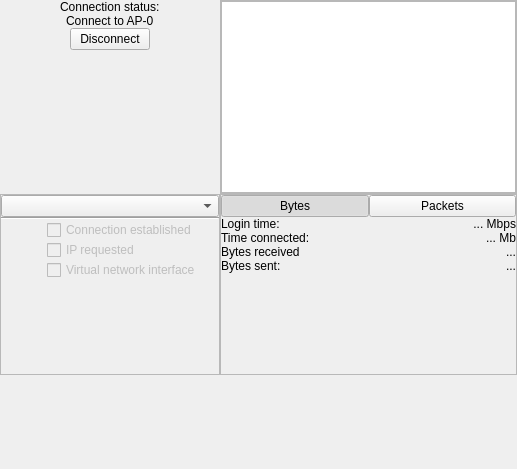
<?xml version="1.0" encoding="UTF-8"?>
<ui version="4.0">
 <class>MainScreen</class>
 <widget class="QWidget" name="MainScreen">
  <property name="geometry">
   <rect>
    <x>0</x>
    <y>0</y>
    <width>517</width>
    <height>469</height>
   </rect>
  </property>
  <property name="windowTitle">
   <string>Form</string>
  </property>
  <layout class="QGridLayout" name="gridLayout">
   <property name="leftMargin">
    <number>0</number>
   </property>
   <property name="topMargin">
    <number>0</number>
   </property>
   <property name="rightMargin">
    <number>0</number>
   </property>
   <property name="bottomMargin">
    <number>0</number>
   </property>
   <property name="spacing">
    <number>0</number>
   </property>
   <item row="0" column="1">
    <widget class="QFrame" name="frmChart">
     <property name="minimumSize">
      <size>
       <width>220</width>
       <height>145</height>
      </size>
     </property>
     <property name="frameShape">
      <enum>QFrame::StyledPanel</enum>
     </property>
     <property name="frameShadow">
      <enum>QFrame::Raised</enum>
     </property>
     <layout class="QVBoxLayout" name="verticalLayout_3">
      <property name="spacing">
       <number>0</number>
      </property>
      <property name="leftMargin">
       <number>0</number>
      </property>
      <property name="topMargin">
       <number>0</number>
      </property>
      <property name="rightMargin">
       <number>0</number>
      </property>
      <property name="bottomMargin">
       <number>0</number>
      </property>
      <item>
       <widget class="QGraphicsView" name="graphicsView"/>
      </item>
     </layout>
    </widget>
   </item>
   <item row="0" column="0">
    <widget class="QFrame" name="frmConnection">
     <property name="minimumSize">
      <size>
       <width>220</width>
       <height>145</height>
      </size>
     </property>
     <layout class="QVBoxLayout" name="verticalLayout">
      <property name="spacing">
       <number>0</number>
      </property>
      <property name="leftMargin">
       <number>0</number>
      </property>
      <property name="topMargin">
       <number>0</number>
      </property>
      <property name="rightMargin">
       <number>0</number>
      </property>
      <property name="bottomMargin">
       <number>0</number>
      </property>
      <item alignment="Qt::AlignHCenter">
       <widget class="QLabel" name="lblCaptionStatus">
        <property name="text">
         <string>Connection status:</string>
        </property>
       </widget>
      </item>
      <item alignment="Qt::AlignHCenter">
       <widget class="QLabel" name="lblStatusMessage">
        <property name="text">
         <string>Connect to AP-0</string>
        </property>
       </widget>
      </item>
      <item alignment="Qt::AlignHCenter">
       <widget class="CustomPlacementButton" name="btnConnection">
        <property name="text">
         <string>Disconnect</string>
        </property>
       </widget>
      </item>
      <item>
       <spacer name="verticalSpacer">
        <property name="orientation">
         <enum>Qt::Vertical</enum>
        </property>
        <property name="sizeHint" stdset="0">
         <size>
          <width>20</width>
          <height>40</height>
         </size>
        </property>
       </spacer>
      </item>
     </layout>
    </widget>
   </item>
   <item row="1" column="1">
    <widget class="QFrame" name="frmStatistics">
     <property name="minimumSize">
      <size>
       <width>220</width>
       <height>145</height>
      </size>
     </property>
     <property name="frameShape">
      <enum>QFrame::StyledPanel</enum>
     </property>
     <property name="frameShadow">
      <enum>QFrame::Raised</enum>
     </property>
     <layout class="QVBoxLayout" name="verticalLayout_4">
      <property name="spacing">
       <number>0</number>
      </property>
      <property name="leftMargin">
       <number>0</number>
      </property>
      <property name="topMargin">
       <number>0</number>
      </property>
      <property name="rightMargin">
       <number>0</number>
      </property>
      <property name="bottomMargin">
       <number>0</number>
      </property>
      <item>
       <widget class="QWidget" name="wgtTabs" native="true">
        <layout class="QHBoxLayout" name="horizontalLayout">
         <property name="spacing">
          <number>0</number>
         </property>
         <property name="leftMargin">
          <number>0</number>
         </property>
         <property name="topMargin">
          <number>0</number>
         </property>
         <property name="rightMargin">
          <number>0</number>
         </property>
         <property name="bottomMargin">
          <number>0</number>
         </property>
         <item>
          <widget class="QPushButton" name="btnBytes">
           <property name="text">
            <string>Bytes</string>
           </property>
           <property name="checkable">
            <bool>true</bool>
           </property>
           <property name="checked">
            <bool>true</bool>
           </property>
          </widget>
         </item>
         <item>
          <widget class="QPushButton" name="btnPackets">
           <property name="text">
            <string>Packets</string>
           </property>
           <property name="checkable">
            <bool>true</bool>
           </property>
          </widget>
         </item>
        </layout>
       </widget>
      </item>
      <item>
       <widget class="QWidget" name="wgtStatistics" native="true">
        <layout class="QFormLayout" name="formLayout_4">
         <property name="horizontalSpacing">
          <number>0</number>
         </property>
         <property name="verticalSpacing">
          <number>0</number>
         </property>
         <property name="leftMargin">
          <number>0</number>
         </property>
         <property name="topMargin">
          <number>0</number>
         </property>
         <property name="rightMargin">
          <number>0</number>
         </property>
         <property name="bottomMargin">
          <number>0</number>
         </property>
         <item row="1" column="0">
          <widget class="QLabel" name="lblLoginTimeTitle">
           <property name="text">
            <string>Login time:</string>
           </property>
          </widget>
         </item>
         <item row="1" column="1">
          <widget class="QLabel" name="lblLoginTime">
           <property name="text">
            <string>... Mbps</string>
           </property>
           <property name="alignment">
            <set>Qt::AlignRight|Qt::AlignTrailing|Qt::AlignVCenter</set>
           </property>
          </widget>
         </item>
         <item row="2" column="0">
          <widget class="QLabel" name="lblConnectedTimeTitle">
           <property name="text">
            <string>Time connected:</string>
           </property>
          </widget>
         </item>
         <item row="2" column="1">
          <widget class="QLabel" name="lblConnectedTime">
           <property name="text">
            <string>... Mb</string>
           </property>
           <property name="alignment">
            <set>Qt::AlignRight|Qt::AlignTrailing|Qt::AlignVCenter</set>
           </property>
          </widget>
         </item>
         <item row="3" column="0">
          <widget class="QLabel" name="lblReceivedTitle">
           <property name="text">
            <string>Bytes received</string>
           </property>
          </widget>
         </item>
         <item row="3" column="1">
          <widget class="QLabel" name="lblReceived">
           <property name="text">
            <string>...</string>
           </property>
           <property name="alignment">
            <set>Qt::AlignRight|Qt::AlignTrailing|Qt::AlignVCenter</set>
           </property>
          </widget>
         </item>
         <item row="4" column="0">
          <widget class="QLabel" name="lblSentTitle">
           <property name="text">
            <string>Bytes sent:</string>
           </property>
          </widget>
         </item>
         <item row="4" column="1">
          <widget class="QLabel" name="lblSent">
           <property name="text">
            <string>...</string>
           </property>
           <property name="alignment">
            <set>Qt::AlignRight|Qt::AlignTrailing|Qt::AlignVCenter</set>
           </property>
          </widget>
         </item>
        </layout>
       </widget>
      </item>
      <item>
       <spacer name="verticalSpacer_4">
        <property name="orientation">
         <enum>Qt::Vertical</enum>
        </property>
        <property name="sizeHint" stdset="0">
         <size>
          <width>20</width>
          <height>40</height>
         </size>
        </property>
       </spacer>
      </item>
     </layout>
    </widget>
   </item>
   <item row="1" column="0">
    <widget class="QFrame" name="frmStatus">
     <property name="minimumSize">
      <size>
       <width>220</width>
       <height>145</height>
      </size>
     </property>
     <property name="frameShape">
      <enum>QFrame::StyledPanel</enum>
     </property>
     <property name="frameShadow">
      <enum>QFrame::Raised</enum>
     </property>
     <layout class="QVBoxLayout" name="verticalLayout_2">
      <property name="spacing">
       <number>0</number>
      </property>
      <property name="leftMargin">
       <number>0</number>
      </property>
      <property name="topMargin">
       <number>0</number>
      </property>
      <property name="rightMargin">
       <number>0</number>
      </property>
      <property name="bottomMargin">
       <number>0</number>
      </property>
      <item>
       <widget class="ServersComboBox" name="cbbServer">
        <property name="enabled">
         <bool>true</bool>
        </property>
        <property name="currentText">
         <string/>
        </property>
       </widget>
      </item>
      <item>
       <widget class="Line" name="line">
        <property name="orientation">
         <enum>Qt::Horizontal</enum>
        </property>
       </widget>
      </item>
      <item>
       <widget class="QWidget" name="widget" native="true">
        <property name="minimumSize">
         <size>
          <width>0</width>
          <height>114</height>
         </size>
        </property>
        <layout class="QFormLayout" name="formLayout">
         <property name="horizontalSpacing">
          <number>0</number>
         </property>
         <property name="verticalSpacing">
          <number>0</number>
         </property>
         <property name="leftMargin">
          <number>0</number>
         </property>
         <property name="topMargin">
          <number>0</number>
         </property>
         <property name="rightMargin">
          <number>0</number>
         </property>
         <property name="bottomMargin">
          <number>0</number>
         </property>
         <item row="0" column="0" colspan="2">
          <widget class="QWidget" name="wgtMarginTopConnection" native="true"/>
         </item>
         <item row="2" column="0">
          <widget class="QWidget" name="wgtMarginLeft1" native="true">
           <property name="minimumSize">
            <size>
             <width>15</width>
             <height>0</height>
            </size>
           </property>
          </widget>
         </item>
         <item row="2" column="1">
          <widget class="QCheckBox" name="chbAuthorized">
           <property name="enabled">
            <bool>false</bool>
           </property>
           <property name="focusPolicy">
            <enum>Qt::NoFocus</enum>
           </property>
           <property name="text">
            <string>Connection established</string>
           </property>
           <property name="checkable">
            <bool>true</bool>
           </property>
           <property name="tristate">
            <bool>false</bool>
           </property>
          </widget>
         </item>
         <item row="4" column="1">
          <widget class="QCheckBox" name="chbStreamOpened">
           <property name="enabled">
            <bool>false</bool>
           </property>
           <property name="focusPolicy">
            <enum>Qt::NoFocus</enum>
           </property>
           <property name="text">
            <string>IP requested</string>
           </property>
          </widget>
         </item>
         <item row="4" column="0">
          <widget class="QWidget" name="wgtMarginLeft2" native="true">
           <property name="minimumSize">
            <size>
             <width>46</width>
             <height>0</height>
            </size>
           </property>
          </widget>
         </item>
         <item row="13" column="1">
          <widget class="QCheckBox" name="chbVirtualNetwork">
           <property name="enabled">
            <bool>false</bool>
           </property>
           <property name="mouseTracking">
            <bool>true</bool>
           </property>
           <property name="focusPolicy">
            <enum>Qt::NoFocus</enum>
           </property>
           <property name="text">
            <string>Virtual network interface</string>
           </property>
           <property name="checked">
            <bool>false</bool>
           </property>
          </widget>
         </item>
         <item row="13" column="0">
          <widget class="QWidget" name="wgtMarginLeft3" native="true">
           <property name="minimumSize">
            <size>
             <width>19</width>
             <height>0</height>
            </size>
           </property>
          </widget>
         </item>
         <item row="3" column="0" colspan="2">
          <widget class="QWidget" name="wgtMarginTopIP" native="true">
           <property name="minimumSize">
            <size>
             <width>41</width>
             <height>0</height>
            </size>
           </property>
          </widget>
         </item>
         <item row="11" column="0" colspan="2">
          <widget class="QWidget" name="wgtMarginTopVirtual" native="true"/>
         </item>
        </layout>
       </widget>
      </item>
      <item>
       <spacer name="verticalSpacer_2">
        <property name="orientation">
         <enum>Qt::Vertical</enum>
        </property>
        <property name="sizeHint" stdset="0">
         <size>
          <width>20</width>
          <height>40</height>
         </size>
        </property>
       </spacer>
      </item>
     </layout>
    </widget>
   </item>
   <item row="2" column="0">
    <spacer name="verticalSpacer_3">
     <property name="orientation">
      <enum>Qt::Vertical</enum>
     </property>
     <property name="sizeHint" stdset="0">
      <size>
       <width>20</width>
       <height>40</height>
      </size>
     </property>
    </spacer>
   </item>
   <item row="2" column="1">
    <spacer name="verticalSpacer_5">
     <property name="orientation">
      <enum>Qt::Vertical</enum>
     </property>
     <property name="sizeHint" stdset="0">
      <size>
       <width>20</width>
       <height>40</height>
      </size>
     </property>
    </spacer>
   </item>
  </layout>
 </widget>
 <customwidgets>
  <customwidget>
   <class>CustomPlacementButton</class>
   <extends>QPushButton</extends>
   <header location="global">CustomPlacementButton.h</header>
  </customwidget>
  <customwidget>
   <class>ServersComboBox</class>
   <extends>QComboBox</extends>
   <header location="global">ServersComboBox.h</header>
  </customwidget>
 </customwidgets>
 <resources/>
 <connections/>
</ui>
